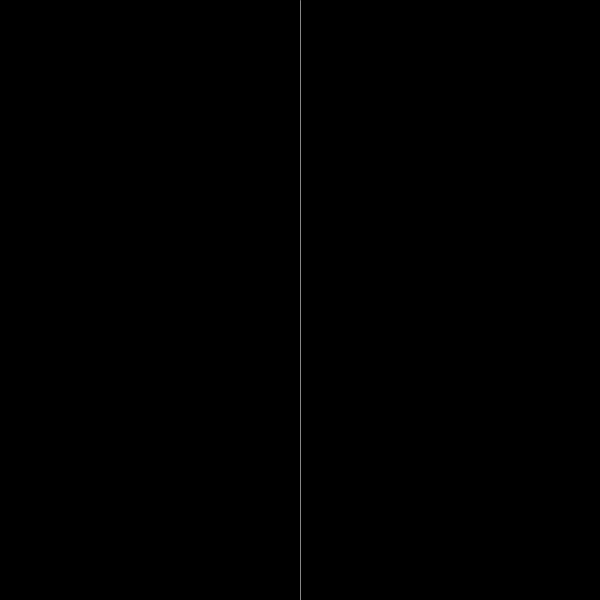
Frame 1 (no input)
Frame 60 (the mouse pressed at the canvas centre just before this capture): identical to frame 1, image omitted
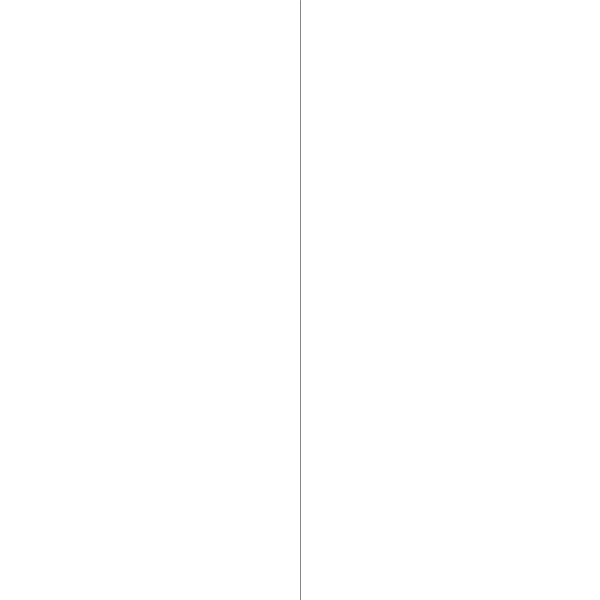
Frame 120 (the mouse held since frame 60 and released just before this capture)

The Processing sketch that drew these frames (run headless with seeded random() and noise(); from frame 60 on, the mouse is pressed at the canvas centre):

// Processing sketch: ex05_conditional
// ── ex05_conditional.pde
void setup(){
 size(600,600);
 background(244);
}

void draw(){
 if (mouseX < width/2)
   background(0);
 else
   background(255);
   
 stroke(135);
 line(width/2, 0, width/2, height);
}
